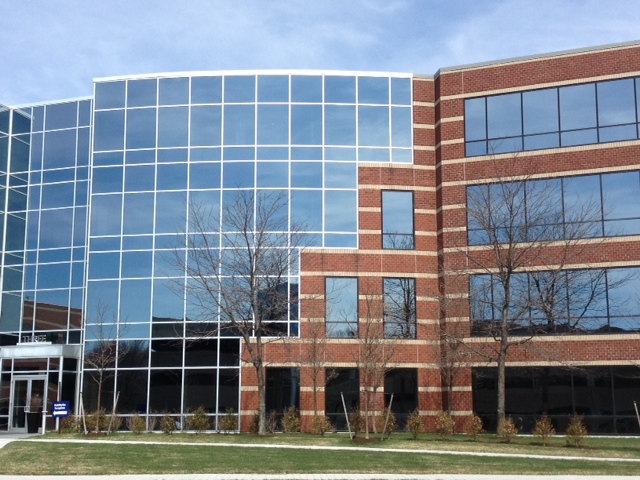
#> input picture labs/sample_data/cv_data/building/building3.jpg, 640 x 480 px
$ jupyter execute lab04_2.ipynb
#> lines starting #> are read from the running program, lines starting #| are printed output that depends on the picture
# Feature Based Panoramic Image Stitching

**Задача.** Даны два изображения. Необходимо их "склеить" в одно изображение.

**Алгоритм решения.**
1.   Обнаружить особые точки и получить их дескрипторы.
2.   Обнаружить сопадающие точки, присутствующие на обоих изображениях.
3.   Применить алгоритм RANSAC для улучшения сопоставления точек.
4.   Применить перспективное преобразование одного изображения относительно другого.
5.   "Склеить" изображения.

[cell 1]
import cv2 as cv
import numpy as np
#import matplotlib.pyplot as plt
from google.colab.patches import cv2_imshow
folder = "sample_data/cv_data/"

[cell 2]
img1 = cv.imread(folder+"building/building3.jpg")
#> img1 is the input picture: shape (480, 640, 3); mean B, G, R 144.9, 133.7, 125.2
img2 = cv.imread(folder+"building/building4.jpg")
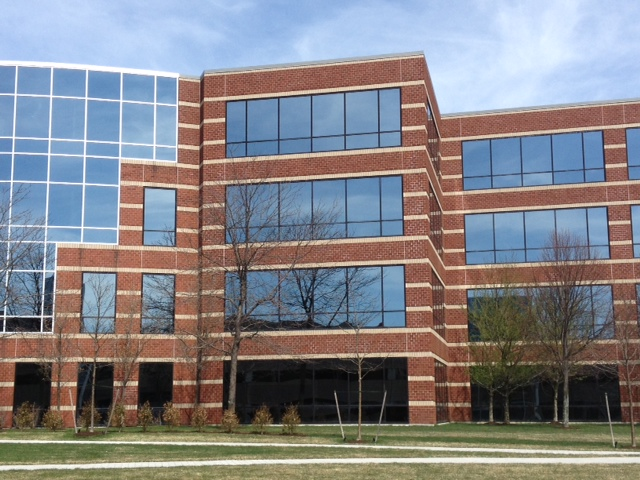
#> input picture labs/sample_data/cv_data/building/building4.jpg, 640 x 480 px
#> img2 is the input picture: shape (480, 640, 3); mean B, G, R 135.1, 130.7, 131.9

cv2_imshow(np.concatenate((img1, img2), axis=1))

# 1. Извлечение особых точек
Используем детектор ORB для извлечения ключевых точек.

[cell 3]
orb = cv.ORB_create(nfeatures=2000)

# Find the key points and descriptors with ORB
keypoints1, descriptors1 = orb.detectAndCompute(img1, None)
#> keypoints1 = 2000 keypoints; strongest (x, y, size): (185, 365, 31), (216, 340, 31), (221, 339, 31), (181, 365, 31)
keypoints2, descriptors2 = orb.detectAndCompute(img2, None)
#> keypoints2 = 2000 keypoints; strongest (x, y, size): (39, 319, 31), (38, 314, 31), (41, 330, 31), (38, 319, 37.2)

img1_kp = cv.drawKeypoints(img1, keypoints1, None, (255, 0, 255))
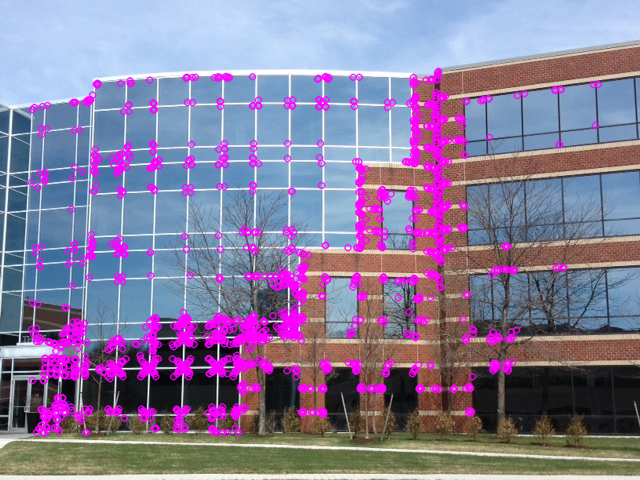
#> img1_kp: shape (480, 640, 3); mean B, G, R 155.7, 124.3, 136.1
img2_kp = cv.drawKeypoints(img2, keypoints2, None, (0, 255, 0))
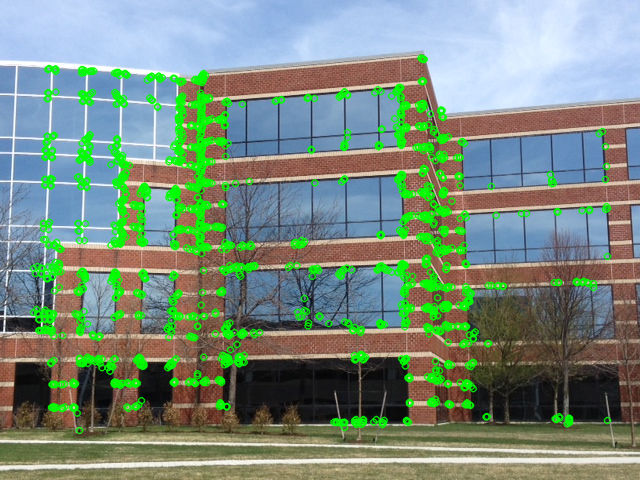
#> img2_kp: shape (480, 640, 3); mean B, G, R 125.6, 141, 120.9
cv2_imshow(np.concatenate( (img1_kp, img2_kp), axis=1))
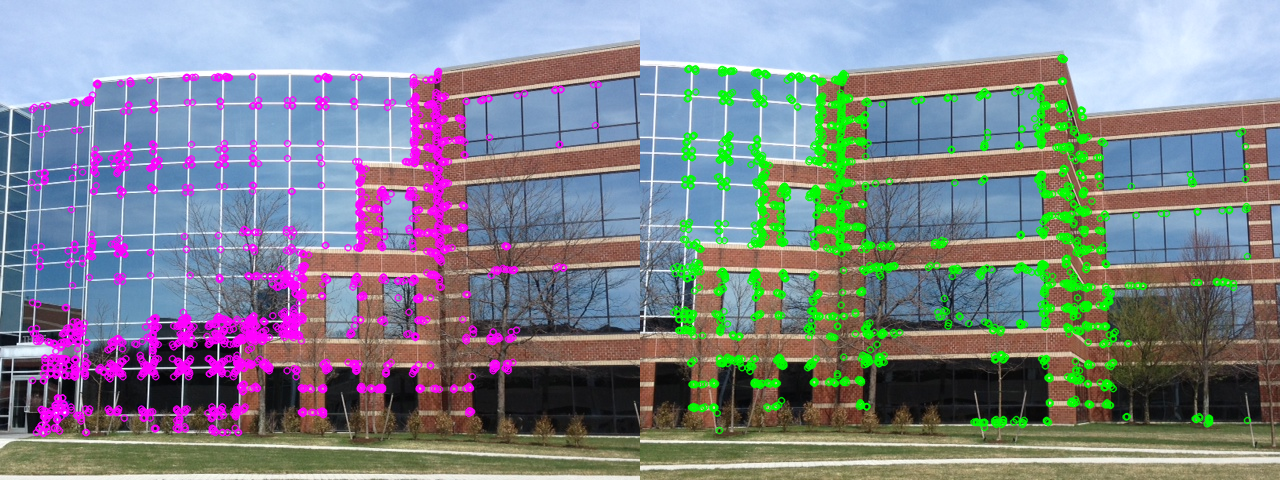
#> shown: shape (480, 1280, 3); mean B, G, R 140.6, 132.7, 128.5

[cell 4]
print("Descriptor of the first keypoint for first image: ")
print(descriptors1[0])
#| [ 60  65  22 228  21 102  66  68 197 128 250   3  67 185  33  72 248 180
#|   46 240   8 179  81 140 251 229 131  19 233 123 112  10]
print("Descriptor of the first keypoint for second image: ")
print(descriptors2[0])
#| [136 142 152  61 178 187  52 191  95  47 118 240 175  35 162  81 215  75
#|  174   8 182 252  69  63 238 247  52 193 208 216 137   9]

# 2. Сопоставление особых точек
Вспомогательная функция для визуализации сопоставленных точек.

[cell 5]
def draw_matches(img1, keypoints1, img2, keypoints2, matches):
  r1, c1 = img1.shape[:2]
  r2, c2 = img2.shape[:2]

  # Create a blank image with the size of the first image + second image
  output_img = np.zeros((max([r1, r2]), c1+c2, 3), dtype='uint8')
  output_img[:r1, :c1, :] = img1 #np.dstack([img1, img1, img1])
  output_img[:r2, c1:c1+c2, :] = img2 #np.dstack([img2, img2, img2])

  for match in matches:
    img1_idx = match.queryIdx
    img2_idx = match.trainIdx
    (x1, y1) = keypoints1[img1_idx].pt
    (x2, y2) = keypoints2[img2_idx].pt

    # Draw circles on the keypoints
    cv.circle(output_img, (int(x1),int(y1)), 4, (0, 255, 255), 1)
    cv.circle(output_img, (int(x2)+c1,int(y2)), 4, (0, 255, 255), 1)

    # Connect the same keypoints
    cv.line(output_img, (int(x1),int(y1)), (int(x2)+c1,int(y2)), (0, 255, 255), 1)

  return output_img

Сопоставим ключевые точки на двух изображениях.

[cell 6]
# Create a BFMatcher object.
# It will find all of the matching keypoints on two images
bf = cv.BFMatcher_create(cv.NORM_HAMMING)

# Find matching points
matches = bf.knnMatch(descriptors1, descriptors2, k=2)
#> matches = 2000 matches

all_matches = []
for m, n in matches:
  all_matches.append(m)
#> after the loop, all_matches = 2000 matches

img3 = draw_matches(img1, keypoints1, img2, keypoints2, all_matches[:30])
#> in draw_matches, `output_img[:r1, :c1, :] = img1`:
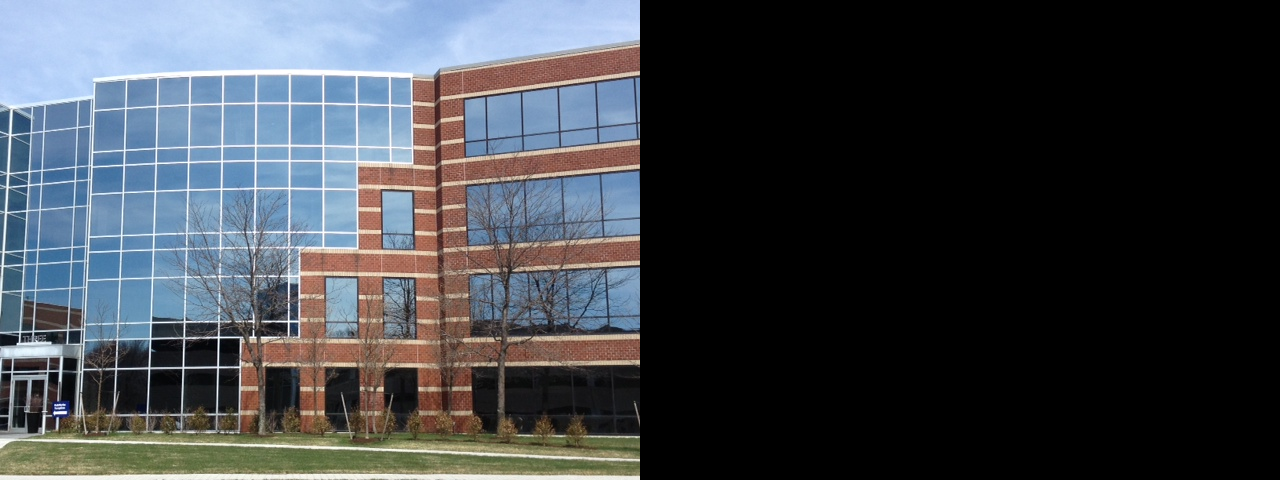
#> output_img: shape (480, 1280, 3); mean B, G, R 72.5, 66.8, 62.6
#> the loop in draw_matches, `for match in matches:` made 30 passes
#> (img2_idx, x1, y1, x2, y2) on passes 1 to 12: (745, 415, 337, 140.4, 363.6), (1257, 253, 322, 121, 100.2), (1044, 255, 326, 447.8, 383), (258, 121, 168, 46, 156), (129, 91, 234, 176, 160), (361, 382, 387, 174, 382), (1293, 122, 153, 89.86, 93.31), (307, 186, 165, 81, 181), (94, 221, 324, 50, 330), (619, 91, 239, 58.8, 265.2), (648, 149, 412, 50.4, 178.8), (1139, 36, 338, 568.5, 418.2)
#> after the loop in draw_matches, `for match in matches:`:
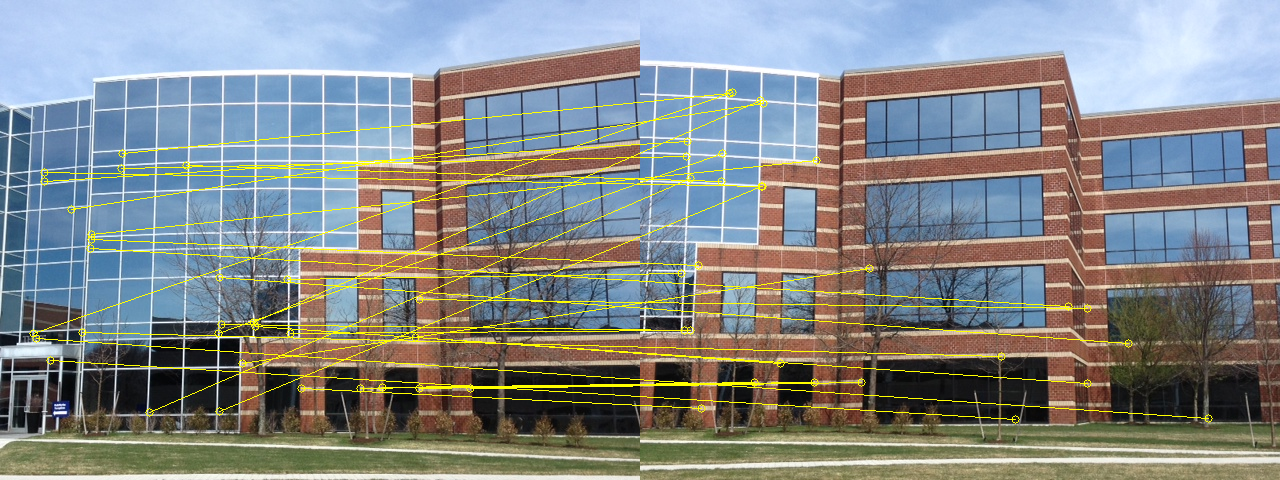
#> output_img: shape (480, 1280, 3); mean B, G, R 136.5, 136.5, 132.8
cv2_imshow(img3)

Найдем лучшие совпадения.

[cell 7]
good = []
for m, n in matches:
    if m.distance < 0.6 * n.distance:
        good.append(m)
#> after the loop, good = 72 matches

img1_kp = cv.drawKeypoints(img1, [keypoints1[m.queryIdx] for m in good], None, (255, 0, 255))
img2_kp = cv.drawKeypoints(img2, [keypoints2[m.trainIdx] for m in good], None, (0, 255, 0))
cv2_imshow(np.concatenate( (img1_kp, img2_kp), axis=1))
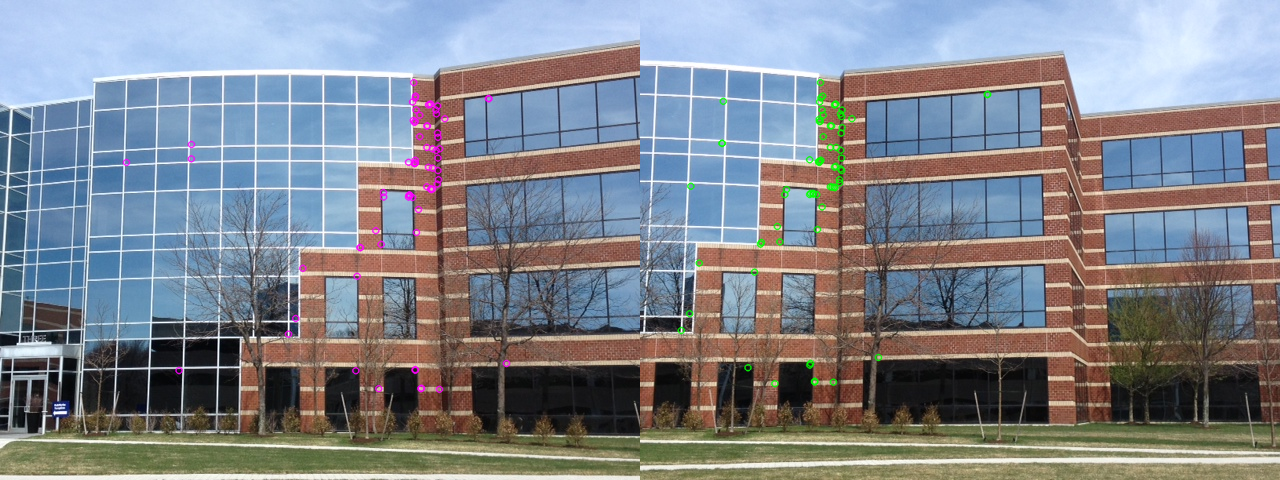
#> shown: shape (480, 1280, 3); mean B, G, R 140.1, 132.2, 128.4

# 3. Склейка изображений

Для того, чтобы построить матрицу гомографии (преобразование, которое отображает точки одного изображения в соответствующие точки другого изображения) нужно получить как минимум 4 точки на первом изображении и соответствующие им 4 точки на втором изображении. Эти точки связаны гомографией, поэтому мы можем применить преобразование, чтобы изменить перспективу второго изображения, используя первое изображение в качестве опорной системы.

Далее создадим два списка с точками:
*   list_of_points_1 представляет координаты эталонного изображения,
*   temp_points представляет координаты второго изображения, которое мы хотим преобразовать.

Затем мы применим перспективное преобразование к точкам на втором изображении.

Наконец, деформируем второе изображение с помощью функции cv2.warpPerspective().

[cell 8]
def warpImages(img1, img2, H):
  rows1, cols1 = img1.shape[:2]
  rows2, cols2 = img2.shape[:2]

  list_of_points_1 = np.float32([[0,0], [0, rows1],[cols1, rows1], [cols1, 0]]).reshape(-1, 1, 2)
  temp_points = np.float32([[0,0], [0,rows2], [cols2,rows2], [cols2,0]]).reshape(-1,1,2)

  # When we have established a homography we need to warp perspective
  # Change field of view
  list_of_points_2 = cv.perspectiveTransform(temp_points, H)

  list_of_points = np.concatenate((list_of_points_1, list_of_points_2), axis=0)

  [x_min, y_min] = np.int32(list_of_points.min(axis=0).ravel() - 0.5)
  [x_max, y_max] = np.int32(list_of_points.max(axis=0).ravel() + 0.5)

  translation_dist = [-x_min, -y_min]

  H_translation = np.array([[1, 0, translation_dist[0]], [0, 1, translation_dist[1]], [0, 0, 1]])

  output_img = cv.warpPerspective( img2, H_translation.dot(H), (x_max-x_min, y_max-y_min) )
  output_img[translation_dist[1]:rows1+translation_dist[1], translation_dist[0]:cols1+translation_dist[0]] = img1

  return output_img

[cell 9]
MIN_MATCH_COUNT = 10 # Set minimum match condition

if len(good) > MIN_MATCH_COUNT:
    # Convert keypoints to an argument for findHomography
    src_pts = np.float32([ keypoints1[m.queryIdx].pt for m in good]).reshape(-1,1,2)
#> src_pts = 72 rows, first 8: [416, 232], [383, 192], [488, 98], [126, 162], [191, 144], [414, 122], [414, 163], [506, 363]
    dst_pts = np.float32([ keypoints2[m.trainIdx].pt for m in good]).reshape(-1,1,2)
#> dst_pts = 72 rows, first 8: [177, 229], [146, 189], [347, 94], [81.6, 142.8], [82.8, 100.8], [179, 121], [178, 161], [238, 357]

    # Вычисление матрицы гомографии
    M, _ = cv.findHomography(src_pts, dst_pts, cv.RANSAC, 5.0)
#> M = [[1.18, -0.0407, -281.8], [0.0972, 1.11, -38.42], [0.000309, -4.52e-06, 1]]

    result = warpImages(img2, img1, M)
#> in warpImages, `list_of_points_2 = cv.perspectiveTransform(temp_points, H)`: list_of_points_2 = [[-281.8, -38.42], [-302, 493.3], [379.9, 463.8], [395.6, 19.87]]
#> in warpImages, `list_of_points = np.concatenate((list_of_points_1, list_of_points_2), ..`: list_of_points = [[0, 0], [0, 480], [640, 480], [640, 0], [-281.8, -38.42], [-302, 493.3], [379.9, 463.8], [395.6, 19.87]]
#> in warpImages, `[x_min, y_min] = np.int32(list_of_points.min(axis=0).ravel() - 0.5)`: x_min = -302; y_min = -38
#> in warpImages, `[x_max, y_max] = np.int32(list_of_points.max(axis=0).ravel() + 0.5)`: x_max = 640; y_max = 493
#> in warpImages, `translation_dist = [-x_min, -y_min]`: translation_dist = [302, 38]
#> in warpImages, `H_translation = np.array([[1, 0, translation_dist[0]], [0, 1, translat..`: H_translation = [[1, 0, 302], [0, 1, 38], [0, 0, 1]]
#> in warpImages, `output_img = cv.warpPerspective( img2, H_translation.dot(H), (x_max-x_..`:
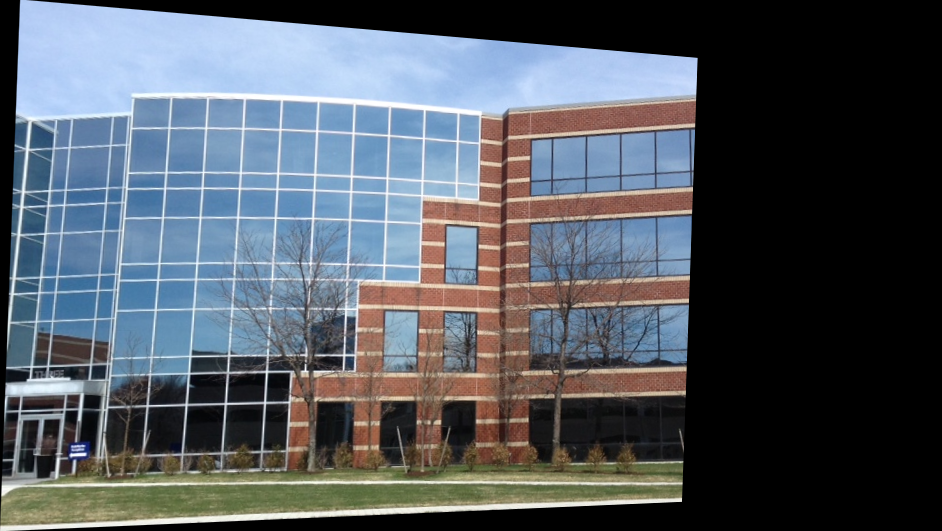
#> output_img: shape (531, 942, 3); mean B, G, R 97.5, 89.5, 82.9
#> in warpImages, `output_img[translation_dist[1]:rows1+translation_dist[1], translation_..`:
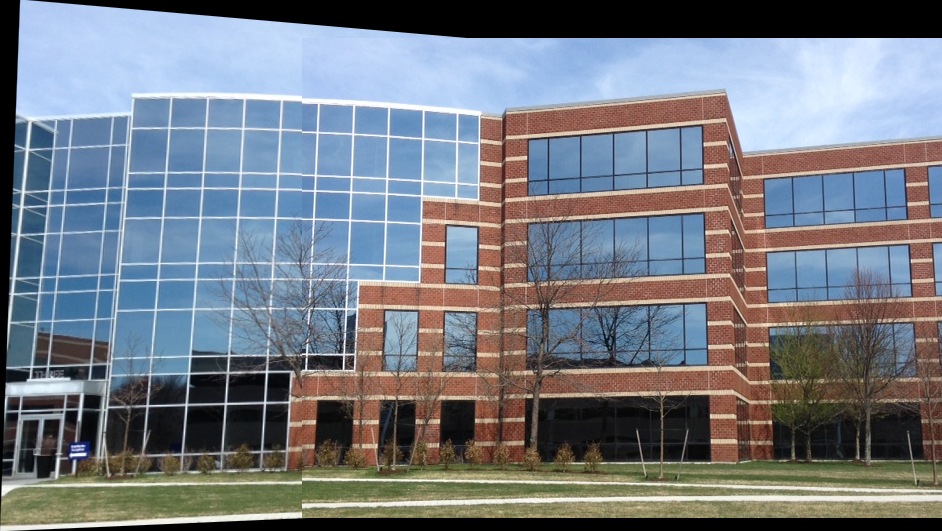
#> output_img: shape (531, 942, 3); mean B, G, R 130.9, 122.4, 116.9

    cv2_imshow(result)
